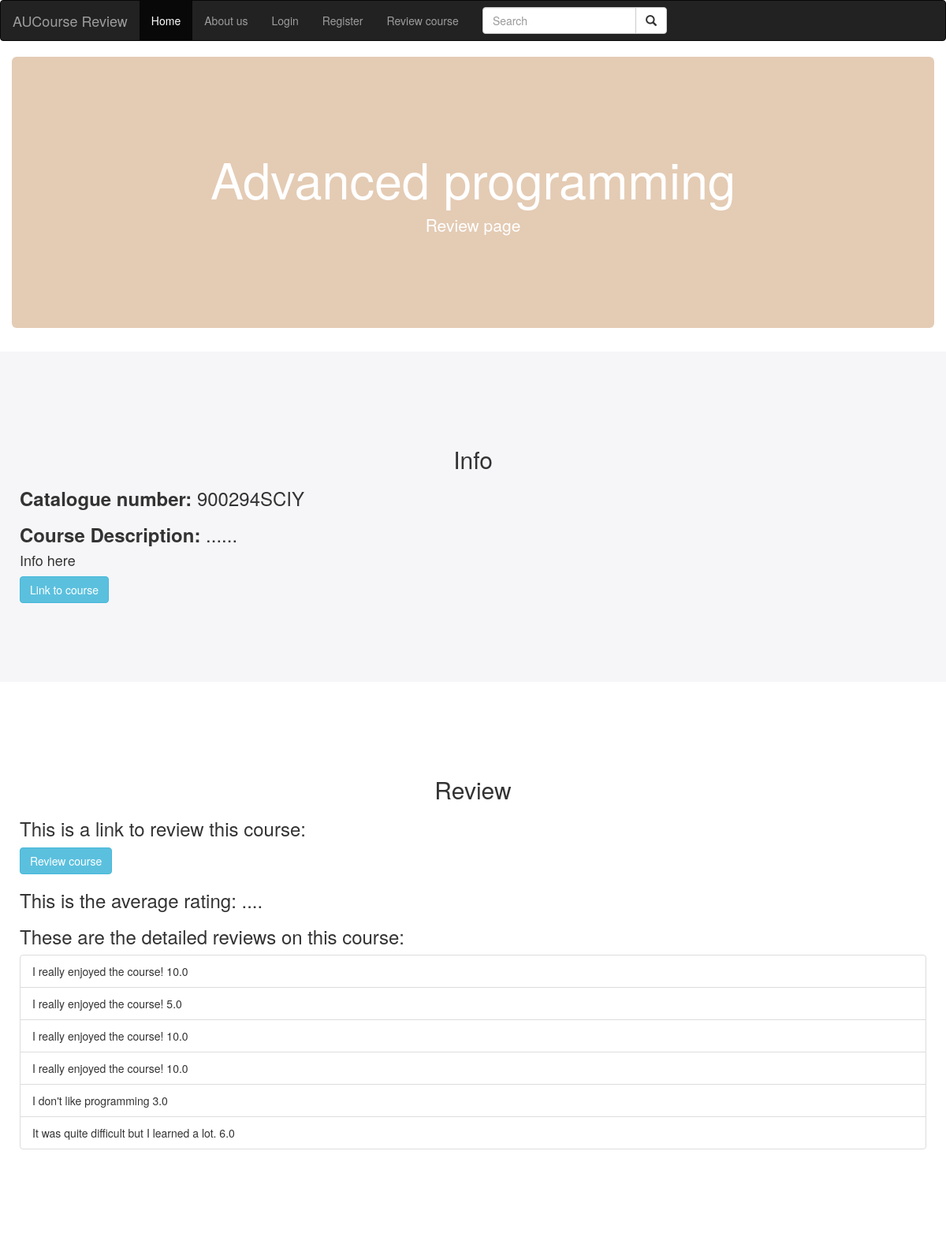
/reviews/1/, run on the app's committed database.
### reviews/models.py (models this page shows, shortened)
class Course(models.Model):
    course_name = models.CharField(max_length=200)
    catalogue_nr = models.CharField(max_length=10)

class Review(models.Model):
    course = models.ForeignKey(Course, on_delete=models.CASCADE)
    user = models.ForeignKey(User, on_delete=models.CASCADE)
    comment = models.CharField(max_length=500)
    rating = models.FloatField(default=0)

### reviews/views.py (the view)
# urls.py: path('<int:pk>/', views.DetailView.as_view(), name='detail'),
class DetailView(generic.DetailView):
    model = Course
    template_name = 'reviews/detail.html'

### reviews/templates/reviews/detail.html (shortened to what this page needs)
<!DOCTYPE html>
<html lang="en">
<head>
  <link rel="stylesheet" href="https://maxcdn.bootstrapcdn.com/bootstrap/3.4.1/css/bootstrap.min.css">
</head>
<body>
  <nav class="navbar navbar-inverse">
  <div class="container-fluid">
    <div class="navbar-header">
      <a class="navbar-brand" href="#">AUCourse Review</a>
    </div>
    <ul class="nav navbar-nav">
      <li class="active"><a href="{% url 'home' %}">Home</a></li>
      <li><a href="https://www.auc.nl/">About us</a></li>
      {% if user.is_authenticated %}
        <li><a href="{% url 'accounts:logout' %}">Logout</a></li>
      {% else %}
       <li><a href="{% url 'accounts:login' %}">Login</a></li>
       <li><a href="{% url 'accounts:register' %}">Register</a></li>
      {% endif %}
      <li><a href="https://upload.wikimedia.org/wikipedia/commons/4/46/Error_Message_Example_vbs.png">Review course</a></li>
    </ul>
    <form class="navbar-form navbar-left" action="/action_page.php">
      <div class="input-group">
        <input type="text" class="form-control" placeholder="Search" name="search">
        <div class="input-group-btn">
          <button class="btn btn-default" type="submit">
            <i class="glyphicon glyphicon-search"></i>
          </button>
        </div>
      </div>
    </form>
  </div>
  </nav>
  <div class="container-fluid">
    <div class="text-center">
      <div class="jumbotron">
        <h1 class="display-3">{{ course.course_name }}</h1>
        <p class="lead">Review page</p>
      </div>
    </div>
  </div>
  <div class="container-fluid bg-grey">
    <h2 class="text-center">Info</h2>
    <h3><strong>Catalogue number:</strong> {{ course.catalogue_nr }}</h3>
    <h3><strong>Course Description:</strong> ......</h3>
    <h4>Info here</h4>
    <a href="https://studiegids.uva.nl/xmlpages/page/2019-2020/zoek-vak/vak/68254" class="btn btn-info" role="button">Link to course</a>
  </div>
  <div class="container-fluid bg-white">
    <h2 class="text-center">Review</h2>
    <h3>This is a link to review this course:</h3><a href="https://studiegids.uva.nl/xmlpages/page/2019-2020/zoek-vak/vak/68254" class="btn btn-info" role="button">Review course</a>
    <h3>This is the average rating: ....</h3>
    <h3>These are the detailed reviews on this course:</h3>
    <ul class="list-group">
      {% for review in course.review_set.all %}
      <li class="list-group-item">{{ review.comment }} {{review.rating}}</li>
      {% endfor %}
    </ul>
  </div>
</body>
</html>

### reviews/templates/reviews/detail.html (style rules this page uses)
.jumbotron { background-color: #e4cbb4; color: #ffffff; padding: 100px 25px; }
.bg-grey { background-color: #f6f6f9; padding: 100px 25px; }
.bg-white { padding: 100px 25px; }

### data on the page
Course: course_name "Advanced programming", catalogue_nr "900294SCIY"
Review: comment "I really enjoyed the course!", rating "10.0"
Review: comment "I really enjoyed the course!", rating "5.0"
Review: comment "I really enjoyed the course!", rating "10.0"
Review: comment "I really enjoyed the course!", rating "10.0"
Review: comment "I don't like programming", rating "3.0"
Review: comment "It was quite difficult but I learned a lot.", rating "6.0"
